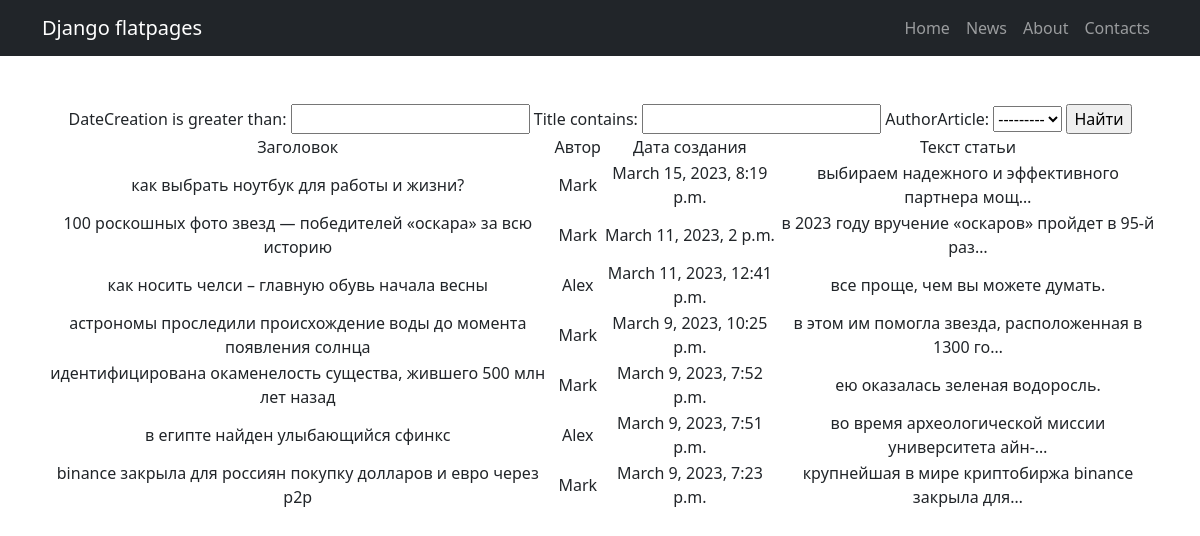
The app's page /news/search/ with its own data.
### simpleapp/models.py (models this page shows, shortened)
class Post(models.Model):
    authorArticle = models.ForeignKey(Author, on_delete=models.CASCADE)
    NEWS = 'NW'
    ARTICLE = 'AR'
    CATEGORY_CHOICES = (
        (NEWS, 'Новость'),
        (ARTICLE, 'Статья'),
    )
    categoryType = models.CharField(max_length=2, choices=CATEGORY_CHOICES, default=ARTICLE)
    dateCreation = models.DateTimeField(auto_now_add=True)
    postCategory = models.ManyToManyField(Category, through='PostCategory')
    title = models.CharField(max_length=128)
    postText = models.TextField()
    rating = models.SmallIntegerField(default=0)

class Author(models.Model):
    authorUser = models.OneToOneField(User, on_delete=models.CASCADE)
    ratingAuthor = models.SmallIntegerField(default=0)
    def __str__(self):
            return self.authorUser.username

### simpleapp/views.py (the view)
# urls.py: path('news/search/', NewsSearch.as_view(), name='search'),
class NewsSearch(ListView):
    model = Post
    template_name = 'search.html'
    context_object_name = 'newsSearch'
    queryset = Post.objects.order_by('-id')
    def get_context_data(self, **kwargs):
        context = super().get_context_data(**kwargs)
        context['filter'] = NewsFilter(self.request.GET, queryset=self.get_queryset())
        return context

### simpleapp/templatetags/custom_filters.py (called while the page is built)
@register.filter(
    name='censor')  # регистрируем наш фильтр под именем censor, чтоб django понимал, что это именно фильтр, а не простая функция
def cut(value):
    Banned_List = ["блять", "ебать", "пиздец"]
    new_sentence = ""
    for word in value.lower().split():
        if word in Banned_List:
            new_sentence += '*** '
        else:
            new_sentence += word + ' '
    return new_sentence

### templates/search.html (shortened to what this page needs)
{% extends 'flatpages/default.html' %}
{% load static %}
{% load custom_filters %}
{% block content %}
<form method="GET">
    {{ filter.form }}
    <input type="submit" value="Найти">
</form>
     <table>
            <tr>
                <td>
                    Заголовок
                </td>
                <td>
                    Автор
                </td>
                <td>
                    Дата создания
                </td>
                <td>
                    Текст статьи
                </td>
            </tr>
        {% for post in filter.qs %}
            <tr>
                <td>
                    {{ post.title|censor}}
                </td>
                <td>
                    {{ post.authorArticle }}
                </td>
                <td>
		            {{ post.dateCreation}}
                </td>
                <td>
                    {{ post.postText|truncatechars:50|censor}}
                </td>
            </tr>
        {% endfor %}
     </table>
{% endblock content %}

### records on screen
Post: title|censor "как выбрать ноутбук для работы и жизни?", authorArticle "Mark", dateCreation "March 15, 2023, 8:19 p.m.", postText|censor "выбираем надежного и эффективного партнера мощ…"
Post: title|censor "100 роскошных фото звезд — победителей «оскара» за всю историю", authorArticle "Mark", dateCreation "March 11, 2023, 2 p.m.", postText|censor "в 2023 году вручение «оскаров» пройдет в 95-й раз…"
Post: title|censor "как носить челси – главную обувь начала весны", authorArticle "Alex", dateCreation "March 11, 2023, 12:41 p.m.", postText|censor "все проще, чем вы можете думать."
Post: title|censor "астрономы проследили происхождение воды до момента появления солнца", authorArticle "Mark", dateCreation "March 9, 2023, 10:25 p.m.", postText|censor "в этом им помогла звезда, расположенная в 1300 го…"
Post: title|censor "идентифицирована окаменелость существа, жившего 500 млн лет назад", authorArticle "Mark", dateCreation "March 9, 2023, 7:52 p.m.", postText|censor "ею оказалась зеленая водоросль."
Post: title|censor "в египте найден улыбающийся сфинкс", authorArticle "Alex", dateCreation "March 9, 2023, 7:51 p.m.", postText|censor "во время археологической миссии университета айн-…"
Post: title|censor "binance закрыла для россиян покупку долларов и евро через p2p", authorArticle "Mark", dateCreation "March 9, 2023, 7:23 p.m.", postText|censor "крупнейшая в мире криптобиржа binance закрыла для…"
